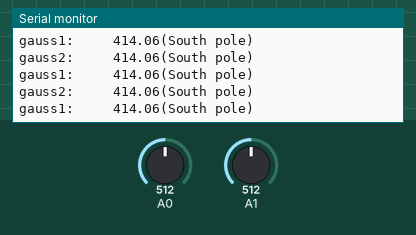
This sketch was run on a simulated Arduino Uno, built with avr-gcc and run on an emulated ATmega328P. On the bench: the last lines printed to the serial monitor. The test bench sets the inputs (shaded band); at power-on: A0 = 512, A1 = 512.

Above: at 1.2 s.
1.3 s: A0 set to 122
At 2.1 s:
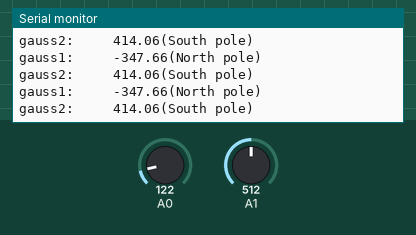
2.8 s: A1 set to 716
At 3.5 s:
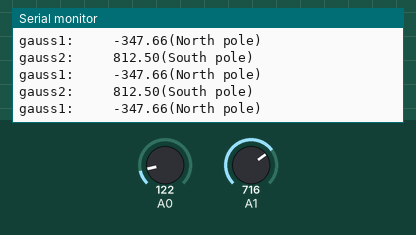
4.3 s: A0 set to 0
At 4.9 s:
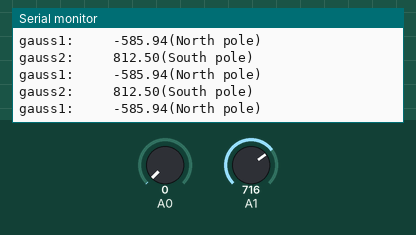
5.8 s: A1 set to 900
At 6.4 s:
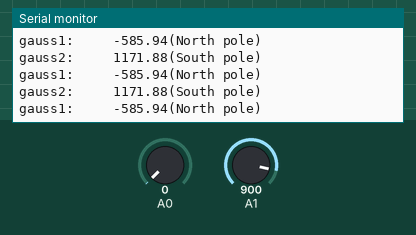
Timing chart, 0 to 6.9 s (numbered marks = the images above; inputs shaded):
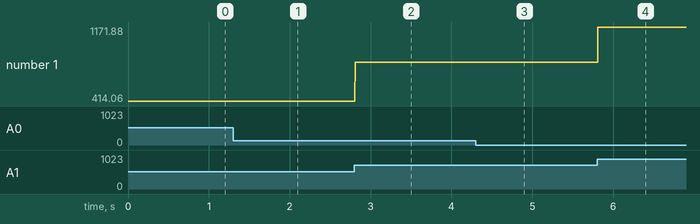

The sketch:

magnet1.ino
```cpp
#define NOFIELD 300L    // Analog output with no applied field, calibrate this

// Uncomment one of the lines below according to device in use A1301 or A1302
// This is used to convert the analog voltage reading to milliGauss
// For A1301: 2.5mV = 1Gauss, and 1024 analog steps = 5V, so 1 step = 1953mG
// For A1302: 1.3mV = 1Gauss, and 1024 analog steps = 5V, so 1 step = 3756mG

#define TOMILLIGAUSS 1.953125
// #define TOMILLIGAUSS 3.756010

void setup()
{
  Serial.begin(115200);
}

void loop()
{
  float gauss1 = (analogRead(0) - NOFIELD) * TOMILLIGAUSS;
  float gauss2 = (analogRead(1) - NOFIELD) * TOMILLIGAUSS;
  int LEDR = 3;
  int LEDL = 10;
  Serial.print("gauss1:     ");
  Serial.print(gauss1, 2);
 // Serial.print(" Gauss ");

  if (gauss1 > 0)     Serial.println("(South pole)");
  else if (gauss1 < 0) Serial.println("(North pole)");
  else               Serial.println();

Serial.print("gauss2:     ");
Serial.print(gauss2, 2);
 // Serial.print(" Gauss ");

  if (gauss2 > 0)     Serial.println("(South pole)");
  else if (gauss2 < 0) Serial.println("(North pole)");
  else               Serial.println();

  }
```

Measured:
- after the input at 1.3 s, the serial monitor: prints a new line at once (image 1)
- after the input at 2.8 s, the serial monitor: prints a new line at once (image 2)
- after the input at 4.3 s, the serial monitor: prints a new line at once (image 3)
- after the input at 5.8 s, the serial monitor: prints a new line at once (image 4)
- plotted number 1: 414.06 → 812.5 after the input at 2.8 s, 812.5 → 1171.88 after the input at 5.8 s
